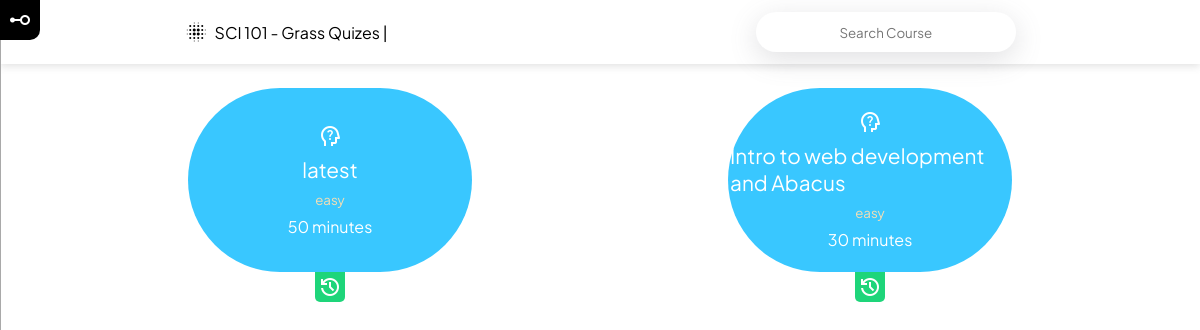
The page /student_get_quizes/grass (signed in) on the database its author committed.
### Scheme/models.py (models this page shows, shortened)
class Scheme(models.Model):
    course = models.ForeignKey(Course,on_delete=models.CASCADE)
    topic = models.CharField(max_length=200)
    status = models.CharField(max_length=30, choices=choice, default='pending')
    time_started = models.DateField(null=True,blank=True)
    time_completed = models.DateField(null=True,blank=True)
    date_created = models.DateField(auto_now_add=True)
    slug = models.SlugField(blank=True, null=True)
    def __str__(self):
        return f"{self.course}  - {self.topic}"
    def get_quizes(self):
        return self.quiz_set.all()

### Course/models.py (models this page shows, shortened)
class Course(models.Model):
    subject = models.ForeignKey(Subject, on_delete=models.CASCADE)
    grade = models.ForeignKey(Grade, on_delete=models.CASCADE)
    slug = models.SlugField(blank=True,null=True)
    def __str__(self):
        return f'{self.subject.abb} {self.grade.code}'

class Subject(models.Model):
    name = models.CharField(max_length=300)
    abb = models.CharField(max_length=100, blank=True,null=True)
    slug = models.SlugField(blank=True,null=True)

class Grade(models.Model):
    name = models.CharField(max_length=300)
    code = models.CharField(max_length=100)

### Quiz/models.py (models this page shows, shortened)
class Quiz(models.Model):
    title = models.CharField(max_length=100)
    topic = models.ForeignKey(Scheme, on_delete=models.CASCADE)
    question_num = models.IntegerField(blank=True, null=True, default=10)
    duration = models.IntegerField(
        help_text='Duration allowed for Quiz in minutes')
    level = models.CharField(max_length=30, choices=Q_level)
    con = models.JSONField(blank=True,null=True)
    marking_scheme = models.JSONField(blank=True, null=True)
    status = models.CharField(max_length=20, choices=Q_status, default='pending')
    created_on = models.DateTimeField(auto_now_add=True)
    slug = models.SlugField(max_length=100, blank=True, null=True)
    class Meta:
        verbose_name_plural = 'quizes'

### Student/views.py (the view)
# urls.py: path('student_get_quizes/<str:slug>', views.student_get_quizes, name='student_get_quizes_page'),
def student_get_quizes(request,slug):
    if not checkStudent(request):
        messages.error(request,'Login with Student Account')
        return redirect('homepage')
    else:
        scheme = Scheme.objects.get(slug=slug)
    context = {
        'scheme' : scheme
    }
    return render(request, 'student_get_quizes.html', context)

### Student/views.py (called while the page is built)
def checkStudent(request):
    if Student.objects.filter(name=request.user).exists():
        return True
    else:
        return False

### Student/templates/student_get_quizes.html (shortened to what this page needs)
{% extends "base.html" %}
{% load static %}
{% block styles %}
<link rel="stylesheet" href="{% static 'Student/sideBar.css' %}">
<link rel="stylesheet" href="{% static 'Student/student_dash.css' %}">
{% endblock styles %}
{% block page %}
<section class="page">
  {% include 'student_sideBar.html' %}
  <section class="main">
    <nav>
      <div>
        <i class="material-symbols-outlined">blur_on</i>
        <span>{{scheme}} Quizes | {{courses.count}}</span>
      </div>
      <input type="text" id="item_in" placeholder="Search Course"
        oninput="runSchemeSearch(event.target.value.toLowerCase())">
    </nav>
    <section class="scheme_box">
      {% for quiz in scheme.get_quizes %}
      <div class="scheme_hold">
        <a href="{% url 'student_start_quiz_page' quiz.slug %}" class="scheme" data-name="{{quiz.title}}" data-subject="{{scheme.title}}">
          <i class="material-symbols-outlined">psychology_alt</i>
          <span>{{quiz.title}}</span>
          <small>{{quiz.level}}</small>
          <p>{{quiz.duration}} minutes</p>
        </a>
        <a href="" class="material-symbols-outlined correction_tag">history</a>
      </div>
      {% endfor %}
    </section>
  </section>
</section>
{% endblock page %}

### static/base.css (style rules this page uses)
* { margin: 0; padding: 0; border: none; outline: none; text-decoration: none; font-family: 'Poppins', sans-serif; font-family: 'Plus Jakarta Sans', sans-serif; scroll-behavior: smooth; }
.page { position: relative; width: 100%; display: flex; align-items: center; }
a { cursor: pointer; }

### static/Student/sideBar.css (style rules this page uses)
.page { width: 100%; display: flex; align-items: center; justify-content: flex-end; }
.main { display: flex; width: 80%; flex-direction: column; }
.sideBar, .main { transition: 0.4s ease; }
@media all and (max-width:1300px) { .main { width: 100%; } }

### static/Student/student_dash.css (style rules this page uses)
:root { --avg_box_bg: black; }

### Student/templates/student_get_quizes.html (style rules this page uses)
.scheme_hold { display: flex; gap: 0; position: relative; flex-direction: column; align-items: center; }
.scheme_hold .correction_tag { width: 30px; height: 30px; position: absolute; top: 100%; color: white; display: flex; align-items: center; justify-content: center; border-radius: 0 0 5px 5px; background: rgb(30, 213, 122); }
.scheme { width: 280px; height: 180px; border-radius: 100px; background: black; background: rgb(57, 199, 255); color: white; display: flex; flex-direction: column; gap: 0.5rem; align-items: center; justify-content: center; border: 2px solid transparent; transition: 0.4s ease; }
.scheme span { font-size: 1.3rem; }
.scheme small { color: wheat; }
.main nav { width: 100%; display: flex; align-items: center; justify-content: space-around; min-height: 8vh; background: white; box-shadow: rgba(99, 99, 99, 0.2) 0px 2px 8px 0px; }
.main div { display: flex; align-items: center; gap: 0.4rem; }
.main nav input { height: 30px; padding: 5px 15px; width: 230px; text-align: center; box-shadow: rgba(100, 100, 111, 0.2) 0px 7px 29px 0px; border-radius: 40px; }
.main .scheme_box { width: 90%; display: flex; flex-wrap: wrap; justify-content: space-around; gap: 2rem 0; padding: 3vh 5%; }
.main { display: flex; }

### rows shown on the page
Scheme: course+topic "SCI 101 - Grass"
Quiz: title "latest", level "easy", duration "50"
Quiz: title "Intro to web development and Abacus", level "easy", duration "30"
